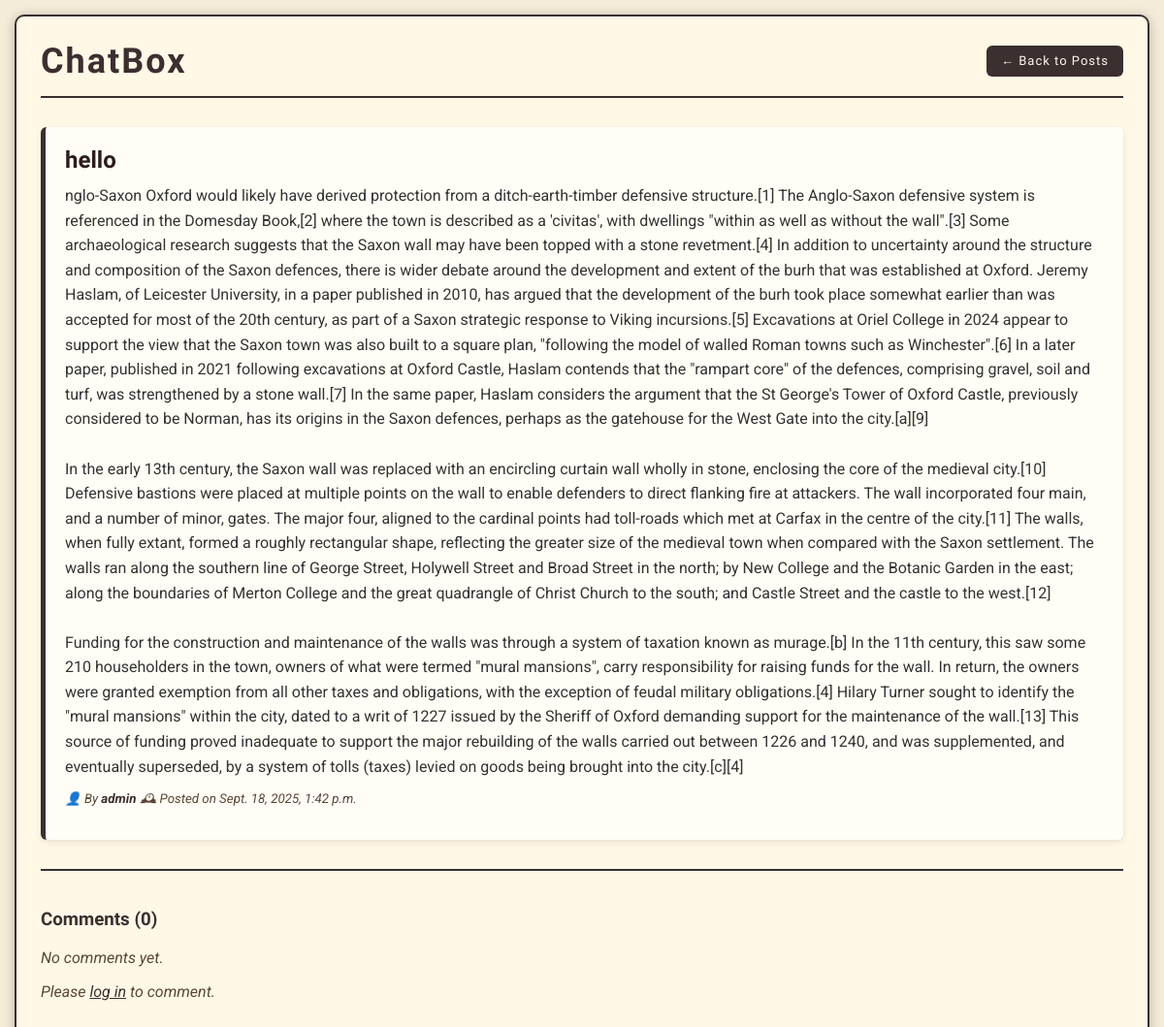
/post/3/, run on an earlier commit of the app's database.
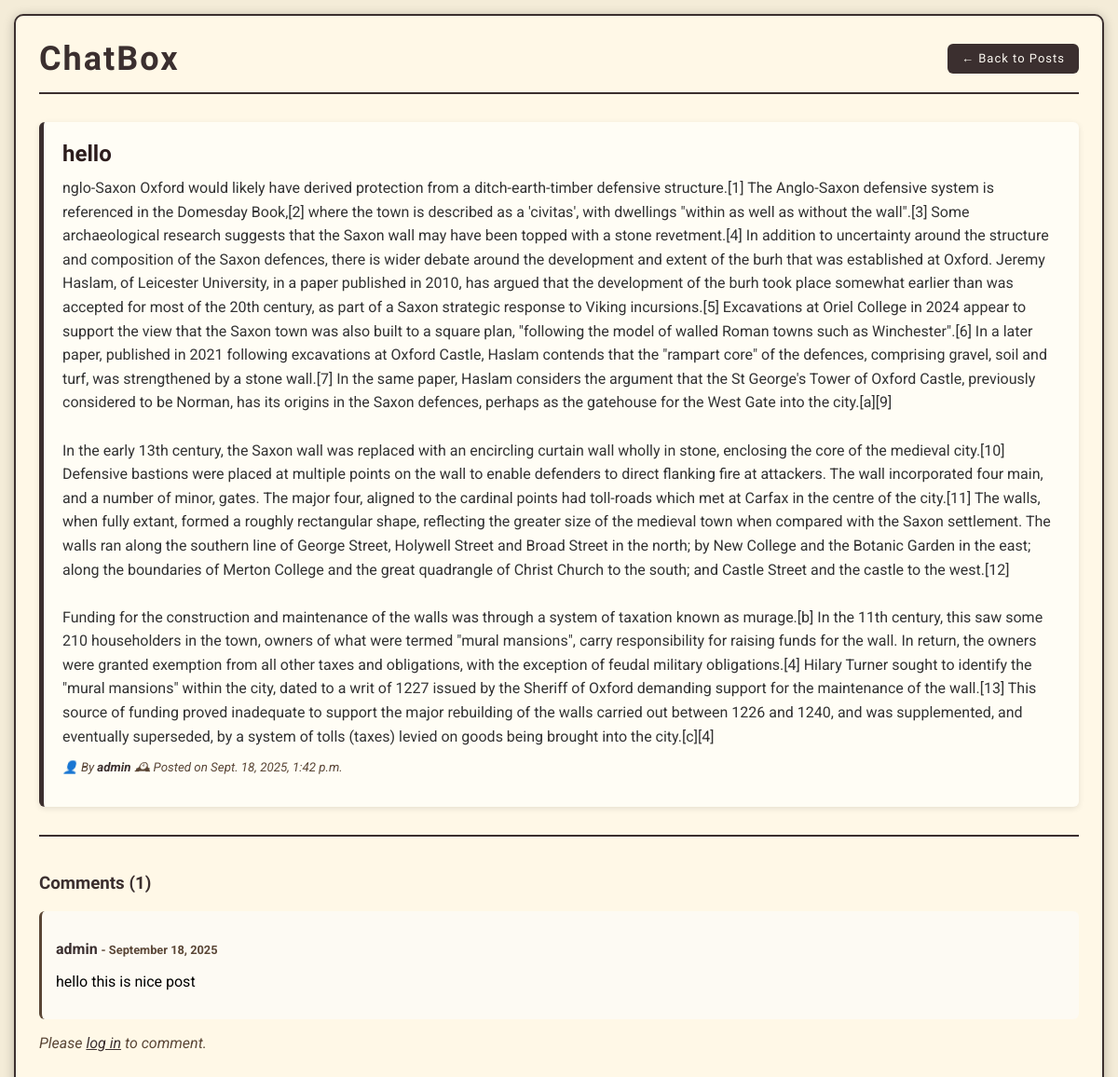
And on a later commit of the database.
### home/models.py (models this page shows, shortened)
class Post(models.Model):
    title = models.CharField(max_length=200)
    content = models.TextField()
    author = models.ForeignKey(User, on_delete=models.CASCADE)
    created_at = models.DateTimeField(default=timezone.now)
    likes = models.ManyToManyField(User, related_name='blog_posts', blank=True)

class Comment(models.Model):
    post = models.ForeignKey(Post, related_name='comments', on_delete=models.CASCADE)
    author = models.ForeignKey(User, on_delete=models.CASCADE)
    content = models.TextField()
    created_at = models.DateTimeField(auto_now_add=True)
    class Meta:
        ordering = ['-created_at']

### home/views.py (the view)
# urls.py: path('post/<int:pk>/', views.post_detail, name='post_detail'),
def post_detail(request, pk):
    post = get_object_or_404(Post, pk=pk)
    comments = post.comments.all()  # Fetch all comments for the post
    comment_form = CommentForm()  # Create an instance of the comment form
    return render(request, 'home/post_detail.html', {
        'post': post,
        'comments': comments,
        'comment_form': comment_form
    })

### home/templates/home/post_detail.html (shortened to what this page needs)
{% load static %}
<!DOCTYPE html>
<html lang="en">
<head>
    <link rel="stylesheet" href="https://cdnjs.cloudflare.com/ajax/libs/font-awesome/6.0.0-beta3/css/all.min.css">
</head>
<body>
    <div class="container">
        <div class="header">
            <h1>ChatBox</h1>
            <a href="{% url 'index' %}" class="btn btn-small">← Back to Posts</a>
        </div>
        <div class="post-card">
            <h2>{{ post.title }}</h2>
            <p>{{ post.content|linebreaksbr }}</p>
            <div class="post-meta" style="display: block; margin-top: 10px;">
                <div class="post-meta-details">
                    {% if post.author %}
                        <small>👤 By <span class="post-author">{{ post.author.username }}</span></small>
                    {% endif %}
                    <small>🕰 Posted on {{ post.created_at }}</small>
                </div>
            </div>
        </div>
        <div class="comments-section">
            <h3 style="font-family: 'Georgia', serif; color: #3b2f2f;">Comments ({{ comments.count }})</h3>
            {% for comment in comments %}
                <div class="comment">
                    <p class="comment-author">
                        {{ comment.author.username }}
                        <span class="comment-date"> - {{ comment.created_at|date:"F j, Y" }}</span>
                    </p>
                    <p>{{ comment.content|linebreaksbr }}</p>
                </div>
            {% empty %}
                <p style="font-style: italic; color: #5a4636;">No comments yet.</p>
            {% endfor %}
            {% if user.is_authenticated %}
            <div class="comment-form">
                <h4 style="font-family: 'Georgia', serif; color: #3b2f2f;">Add a Comment</h4>
                <form method="POST" action="{% url 'add_comment' post.pk %}">
                    {% csrf_token %}
                    {{ comment_form.content }}
                    <button type="submit" class="btn">Submit Comment</button>
                </form>
            </div>
            {% else %}
                <p style="font-style: italic; color: #5a4636;">
                    Please <a href="{% url 'login' %}?next={{ request.path }}" style="color: #3b2f2f;">log in</a> to comment.
                </p>
            {% endif %}
        </div>
    </div>
</body>
</html>

What changed in the data, as far as the page shows it:
computed for Post "hello": count "0" → "1"
added Comment: author.username "admin", created_at "September 18, 2025", content "hello this is nice post"
Also different on the page:
text no longer shown: "No comments yet."
